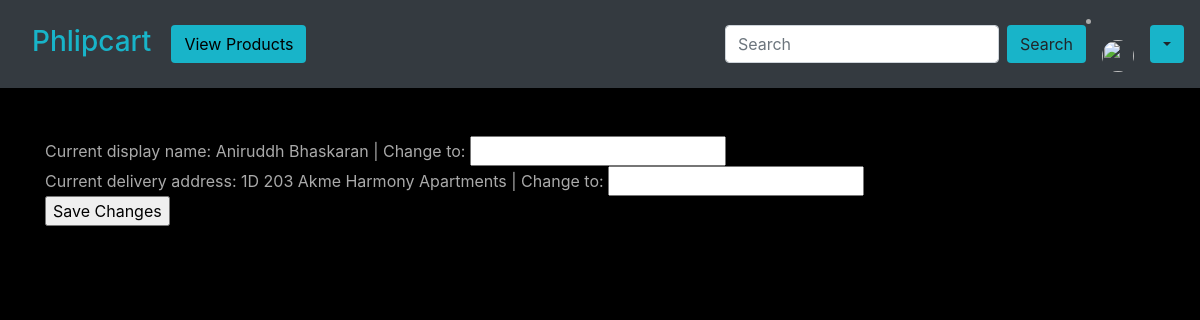
The page /edit-profile (signed in) on the database its author committed.
### base/models.py (models this page shows, shortened)
class UserProfile(models.Model):
    user = models.ForeignKey(settings.AUTH_USER_MODEL, on_delete=models.CASCADE)
    display_name = models.CharField(max_length=100, default="User")
    delivery_address = models.CharField(max_length=1000, default="Default address")

### base/views.py (the view)
# urls.py: path('edit-profile', views.edit_profile, name="edit-profile"),
@login_required
def edit_profile(request):
    user_profile_obj = get_object_or_404(UserProfile, user=request.user)
    user_profile_form = UserProfileForm(request.POST, instance=user_profile_obj)
    if user_profile_form.is_valid():
        new_form = user_profile_form.save()
        return redirect("base:profile")
    context = {
        'form': user_profile_form,
        'user': user_profile_obj
    }
    context['picture'] = request.user.social_auth.get(provider='auth0').extra_data['picture']
    return render(request, "base/edit-profile.html", context=context)

### base/forms.py
class UserProfileForm(forms.ModelForm):
    class Meta:
        model = UserProfile
        fields = ['display_name', 'delivery_address']

### base/templates/base/edit-profile.html (shortened to what this page needs)
{% extends "base/base.html" %}
{% block content %}
    <form method="post">
        Current display name: {{ user.display_name }} | Change to: {{ form.display_name }}
        <br>
        Current delivery address: {{ user.delivery_address }} | Change to: {{ form.delivery_address }}
        <br>
        <input type="submit" value="Save Changes">
    </form>
{% endblock content %}

### base/static/base/main.css (style rules this page uses)
body { background: #fafafa00; color: #aaaaaa; background-color: #78c2c9; }
.bg-black { background-color: rgb(0, 0, 0); }

### rows shown on the page
UserProfile: display_name "Aniruddh Bhaskaran", delivery_address "1D 203 Akme Harmony Apartments"
